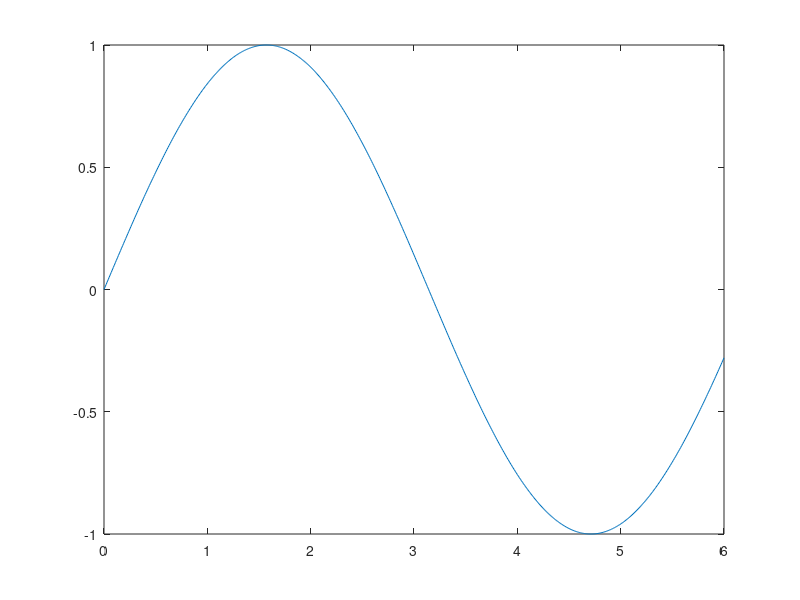

Source code (MATLAB):
clc,clear
close all

H = [1 -1; -1 2]; 
f = [-2; -6];
A = [1 1; -1 2; 2 1];
b = [2; 2; 3];

[x,fval,exitflag,output,lambda] = quadprog(H,f,A,b);

%%
t=0:0.01:6;
y=sin(t);
plot(t,y)